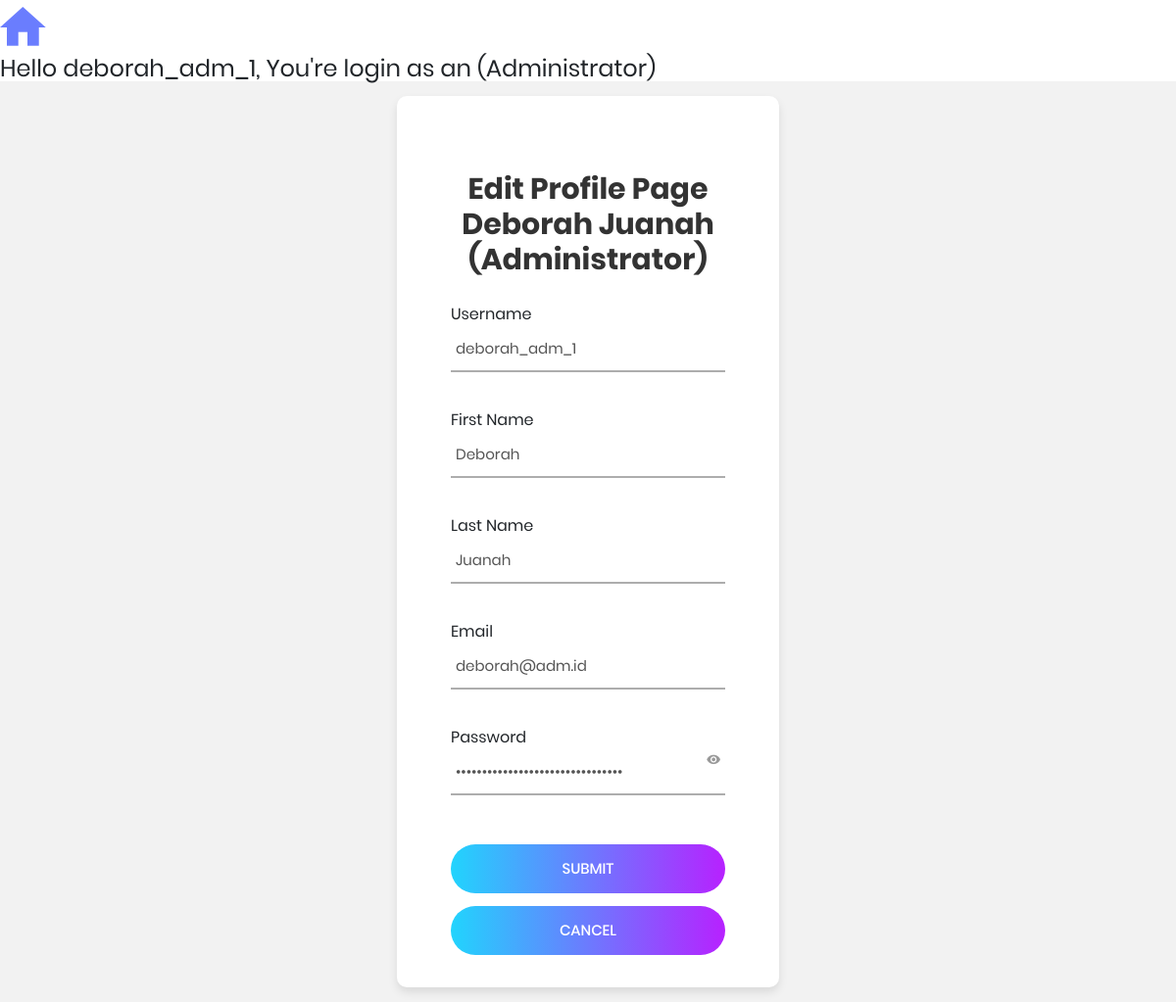
Screenshot of /edit_profile_staff.php (signed in) with the database file from the repository.
### tables this page shows
CREATE TABLE `staff` (
  `id` int(100) NOT NULL,
  `first_name` varchar(100) NOT NULL,
  `last_name` varchar(100) NOT NULL,
  `username` varchar(20) NOT NULL,
  `password` varchar(100) NOT NULL,
  `gender` varchar(7) NOT NULL,
  `email` varchar(100) NOT NULL,
  `roles` varchar(15) NOT NULL
);

### edit_profile_staff.php (the view, shortened to what this page needs)
<?php
$db = new dbObj();
$connString =  $db->getConnstring();
$sess_id = $_SESSION['id'];
$sess_roles = $_SESSION['roles'];
$sess_username  =$_SESSION['username'];
?>
<!DOCTYPE html>
<html lang="en">
<head>
	<link rel="stylesheet" type="text/css" href="vendor/bootstrap/css/bootstrap.min.css">
	<link rel="stylesheet" type="text/css" href="fonts/font-awesome-4.7.0/css/font-awesome.min.css">
	<link rel="stylesheet" type="text/css" href="fonts/iconic/css/material-design-iconic-font.min.css">
	<link rel="stylesheet" type="text/css" href="vendor/animate/animate.css">
	<link rel="stylesheet" type="text/css" href="vendor/css-hamburgers/hamburgers.min.css">
	<link rel="stylesheet" type="text/css" href="vendor/animsition/css/animsition.min.css">
	<link rel="stylesheet" type="text/css" href="vendor/select2/select2.min.css">
	<link rel="stylesheet" type="text/css" href="vendor/daterangepicker/daterangepicker.css">
	<link rel="stylesheet" type="text/css" href="css/util.css">
	<link rel="stylesheet" type="text/css" href="css/main.css">
</head>
<body>
	<div>
    <?php
     echo "<button><a href='home.php?id=$sess_id'><i class='zmdi zmdi-home zmdi-hc-4x'></i></a></button>
     "?>
	</div>
	<div class="limiter">
	<h4>Hello <?php echo "$sess_username"; ?>, You're login as <?php if ($sess_roles=="su"){
                            echo "a (Super User)";
                        } elseif ($sess_roles=="adm"){
                            echo "an (Administrator)";
                        }elseif ($sess_roles=="ro"){
                            echo "a (Member)";
                        }?></h4>
		<div class="container-login100">
			<div class="wrap-login100">
						<?php
			if ($sess_roles=="su" || $sess_roles=="adm"){
					echo"
					<form action ='edit_profile_staff_response.php' method='POST' class='login100-form validate-form'>";
									$query = "SELECT * FROM staff WHERE id=$sess_id";
									$result = mysqli_query($connString, $query);
									$row = mysqli_fetch_assoc($result);
									$username = $row['username'];
									$first_name = $row['first_name'];
									$last_name = $row['last_name'];
									$roles = $row['roles'];
									$email = $row['email'];
									$password = $row['password'];
									$id = $row['id'];
									if ($roles=='su'){
										$roles='Super User';
									} elseif ($roles=='adm'){
										$roles='Administrator';
									}elseif ($roles=='ro'){
										$roles='Member';
									}
								echo"<span class='login100-form-title p-b-26'>
									Edit Profile Page $first_name $last_name
									($roles)
									</span>
									<div class='wrap-input100 validate-input' data-validate = 'Valid email is: a@b.c'>
									Username
									<input class='input100' type='text' name='username' value='$username'>
									</div>
									<div class='wrap-input100 validate-input' data-validate = 'Valid email is: a@b.c'>
									First Name
									<input class='input100' type='text' name='first_name' value='$first_name'>
									</div>
									<div class='wrap-input100 validate-input' data-validate = 'Valid email is: a@b.c'>
										Last Name
										<input class='input100' type='text' name='last_name' value='$last_name'>
									</div>
									<div class='wrap-input100 validate-input' data-validate = 'Valid email is: a@b.c'>
										Email
										<input class='input100' type='text' name='email' value='$email'>
										</div>
										<div class='wrap-input100 validate-input' data-validate='Enter password'>
										<span class='btn-show-pass'>
											<i class='zmdi zmdi-eye'></i>
										</span>
										Password
										<input class='input100' type='password' name='password' value='$password' >
										<input class='input100' type='hidden' name='id' value='$id'>
									</div>
									<div class='container-login100-form-btn'>
							<div class='wrap-login100-form-btn'>
								<div class='login100-form-bgbtn'></div>
								<button name='form_submit' class='login100-form-btn'>
									Submit
								</button>
							</div>
							</div>
						</form>";
								}
					?>
                <div class="container-login100-form-btn">
						<div class="wrap-login100-form-btn">
							<div class="login100-form-bgbtn"></div>
                            <?php
                            echo"
                            <form id='Cancel' action='home.php'>
                                <button name='form_submit' class='login100-form-btn'>
                                    Cancel
                                </button>
                   			</form>";?>
						</div>
				</div>
			</div>
		</div>
	</div>
</body>
</html>

### css/main.css (style rules this page uses)
* { margin: 0px; padding: 0px; box-sizing: border-box; }
body, html { height: 100%; font-family: Poppins-Regular, sans-serif; }
a { font-family: Poppins-Regular; font-size: 14px; line-height: 1.7; color: #666666; margin: 0px; transition: all 0.4s; -webkit-transition: all 0.4s; -o-transition: all 0.4s; -moz-transition: all 0.4s; }
h1,h2,h3,h4,h5,h6 { margin: 0px; }
input { outline: none; border: none; }
button { outline: none !important; border: none; background: transparent; }
.limiter { width: 100%; margin: 0 auto; }
.container-login100 { width: 100%; min-height: 100vh; display: -webkit-box; display: -webkit-flex; display: -moz-box; display: -ms-flexbox; display: flex; flex-wrap: wrap; justify-content: center; align-items: center; padding: 15px; background: #f2f2f2; }
.wrap-login100 { width: 390px; background: #fff; border-radius: 10px; overflow: hidden; padding: 77px 55px 33px 55px; box-shadow: 0 5px 10px 0px rgba(0, 0, 0, 0.1); -moz-box-shadow: 0 5px 10px 0px rgba(0, 0, 0, 0.1); -webkit-box-shadow: 0 5px 10px 0px rgba(0, 0, 0, 0.1); -o-box-shadow: 0 5px 10px 0px rgba(0, 0, 0, 0.1); -ms-box-shadow: 0 5px 10px 0px rgba(0, 0, 0, 0.1); }
.login100-form { width: 100%; }
.login100-form-title { display: block; font-family: Poppins-Bold; font-size: 30px; color: #333333; line-height: 1.2; text-align: center; }
.wrap-input100 { width: 100%; position: relative; border-bottom: 2px solid #adadad; margin-bottom: 37px; }
.input100 { font-family: Poppins-Regular; font-size: 15px; color: #555555; line-height: 1.2; display: block; width: 100%; height: 45px; background: transparent; padding: 0 5px; }
.btn-show-pass { font-size: 15px; color: #999999; display: -webkit-box; display: -webkit-flex; display: -moz-box; display: -ms-flexbox; display: flex; align-items: center; position: absolute; height: 100%; top: 0; right: 0; padding-right: 5px; cursor: pointer; -webkit-transition: all 0.4s; -o-transition: all 0.4s; -moz-transition: all 0.4s; transition: all 0.4s; }
.container-login100-form-btn { display: -webkit-box; display: -webkit-flex; display: -moz-box; display: -ms-flexbox; display: flex; flex-wrap: wrap; justify-content: center; padding-top: 13px; }
.wrap-login100-form-btn { width: 100%; display: block; position: relative; z-index: 1; border-radius: 25px; overflow: hidden; margin: 0 auto; }
.login100-form-bgbtn { position: absolute; z-index: -1; width: 300%; height: 100%; background: #a64bf4; background: -webkit-linear-gradient(right, #21d4fd, #b721ff, #21d4fd, #b721ff); background: -o-linear-gradient(right, #21d4fd, #b721ff, #21d4fd, #b721ff); background: -moz-linear-gradient(right, #21d4fd, #b721ff, #21d4fd, #b721ff); background: linear-gradient(right, #21d4fd, #b721ff, #21d4fd, #b721ff); top: 0; left: -100%; -webkit-transition: all 0.4s; -o-transition: all 0.4s; -moz-transition: all 0.4s; transition: all 0.4s; }
.login100-form-btn { font-family: Poppins-Medium; font-size: 15px; color: #fff; line-height: 1.2; text-transform: uppercase; display: -webkit-box; display: -webkit-flex; display: -moz-box; display: -ms-flexbox; display: flex; justify-content: center; align-items: center; padding: 0 20px; width: 100%; height: 50px; }
.validate-input { position: relative; }

### rows the page displays
staff: first_name "Deborah", last_name "Juanah", roles "Administrator", username "deborah_adm_1", email "deborah@adm.id"

### other values shown
$sess_username "deborah_adm_1"
